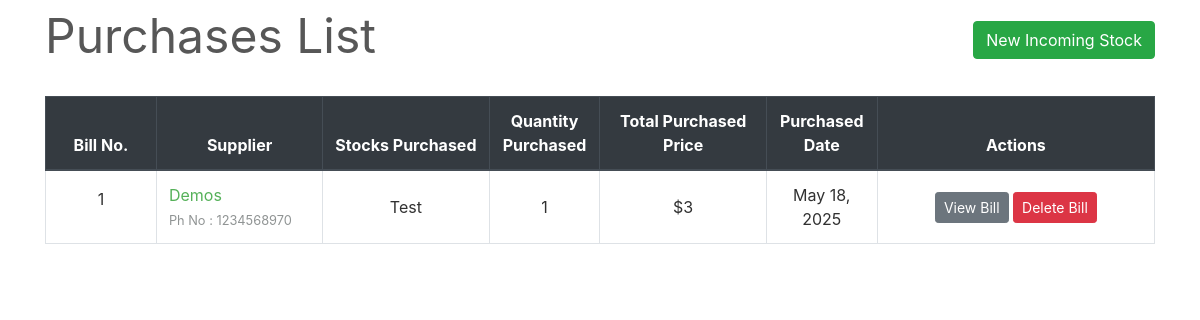
The page /transactions/purchases/ on the database its author committed.
### transactions/models.py (models this page shows, shortened)
class PurchaseBill(models.Model):
    billno = models.AutoField(primary_key=True)
    time = models.DateTimeField(auto_now=True)
    supplier = models.ForeignKey(Supplier, on_delete = models.CASCADE, related_name='purchasesupplier')
    def get_items_list(self):
        return PurchaseItem.objects.filter(billno=self)
    def get_total_price(self):
        purchaseitems = PurchaseItem.objects.filter(billno=self)
        total = 0
        for item in purchaseitems:
            total += item.totalprice
        return total

class Supplier(models.Model):
    id = models.AutoField(primary_key=True)
    name = models.CharField(max_length=150)
    phone = models.CharField(max_length=12, unique=True)
    address = models.CharField(max_length=200)
    email = models.EmailField(max_length=254, unique=True)
    gstin = models.CharField(max_length=15, unique=True)
    is_deleted = models.BooleanField(default=False)
    def __str__(self):
	    return self.name

class PurchaseItem(models.Model):
    billno = models.ForeignKey(PurchaseBill, on_delete = models.CASCADE, related_name='purchasebillno')
    stock = models.ForeignKey(Stock, on_delete = models.CASCADE, related_name='purchaseitem')
    quantity = models.IntegerField(default=1)
    perprice = models.IntegerField(default=1)
    totalprice = models.IntegerField(default=1)

### inventory/models.py (models this page shows, shortened)
class Stock(models.Model):
    id = models.AutoField(primary_key=True)
    name = models.CharField(max_length=30, unique=True)
    quantity = models.IntegerField(default=1)
    is_deleted = models.BooleanField(default=False)

### transactions/views.py (the view)
# urls.py: path('purchases/', views.PurchaseView.as_view(), name='purchases-list'),
class PurchaseView(ListView):
    model = PurchaseBill
    template_name = "purchases/purchases_list.html"
    context_object_name = 'bills'
    ordering = ['-time']
    paginate_by = 10

### transactions/templates/purchases/purchases_list.html (shortened to what this page needs)
{% extends "base.html" %}
{% load widget_tweaks %}
{% block content %}
    <div class="row" style="color: #575757; font-style: bold; font-size: 3rem;">
        <div class="col-md-8">Purchases List</div>
        <div class="col-md-4">
            <div style="float:right;"> <a class="btn btn-success" href="{% url 'select-supplier' %}">New Incoming Stock</a> </div>
        </div>
    </div>
    <br>
    <table class="table table-css table-hover table-bordered">
        <thead class="thead-dark align-middle">
            <tr>
                <th width="10%">Bill No.</th>
                <th width="15%">Supplier</th>
                <th width="15%">Stocks Purchased</th>
                <th width="10%">Quantity Purchased</th>
                <th width="15%">Total Purchased Price</th>
                <th width="10%">Purchased Date</th>
                <th width="25%">Actions</th>
            </tr>
        </thead>
{% if bills %}
        <tbody>
            {% for purchase in bills %}
            <tr>
                <td class="align-middle"> <p>{{ purchase.billno }}</p> </td>
                <td class="">
                    {% if purchase.supplier.is_deleted %}
                        {{ purchase.supplier }}<br>
                    {% else %}
                        <a href="{% url 'supplier' purchase.supplier.name %}">{{ purchase.supplier }}</a> <br>
                    {% endif %}
                    <small style="color: #909494">Ph No : {{ purchase.supplier.phone }}</small>
                </td>
                <td class="align-middle">{% for item in purchase.get_items_list %} {{ item.stock.name }} <br> {% endfor %}</td>
                <td class="align-middle">{% for item in purchase.get_items_list %} {{ item.quantity }} <br> {% endfor %}</td>
                <td class="align-middle">${{ purchase.get_total_price }}</td>
                <td class="align-middle">{{ purchase.time.date }}</td>
                <td class="align-middle"> <a href="{% url 'purchase-bill' purchase.billno %}" class="btn btn-secondary btn-sm">View Bill</a> <a href="{% url 'delete-purchase' purchase.pk %}" class="btn btn-danger btn-sm">Delete Bill</a> </td>
            </tr>
            {% endfor %}
        </tbody>
    </table>
{% else %}
        <tbody></tbody>
    </table>
    <br><br><br><br><br><br><br><br>
    <div style="color: #575757; font-style: bold; font-size: 1.5rem; text-align: center;">The records are empty. Please try adding some.</div>
{% endif %}
{% endblock content %}

### homepage/static/css/main.css (style rules this page uses)
body, html { height: 100%; }
p { color: rgb(49, 49, 49); }
a { color: #55b159; }
.table-css { color: #313131; }
.align-middle { text-align: center; }

### rows shown on the page
PurchaseBill: billno "1", supplier "Demos", supplier.phone "1234568970", get_total_price "3", time "May 18, 2025"
PurchaseItem: stock.name "Test", quantity "1"
